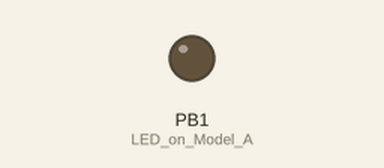
Simulated run of this sketch. Board: ATtiny85, built with avr-gcc and run on an emulated ATtiny85. Parts: output pins drawn as LEDs (lit = HIGH).

Above: at 1.4 s.
Timing chart, 0 to 3.0 s (numbered marks = the images above):
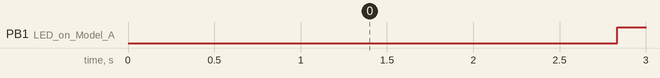

The sketch:

digispark_cmd_as_admin_template.ino
```cpp
// this library allows the board to be recognized as a keyboard
#include "DigiKeyboard.h"

void setup() {
  // put your setup code here, to run once:
  pinMode(1, OUTPUT); //LED on Model A
}

// https://0x00sec.org/t/a-complete-beginner-friendly-guide-to-the-digispark-badusb/8002
void loop() {
    // calling the sendKeyStroke() function with 0 starts the script, it cancels the effect of all keys that are already being pressed at the time of execution to avoid conflicts
    DigiKeyboard.sendKeyStroke(0);
    // waits before sending any other key strokes
    DigiKeyboard.delay(250);
    // Run as admin cmd
    DigiKeyboard.sendKeyStroke(KEY_R, MOD_GUI_LEFT); // presses <WINDOWS> + R
    DigiKeyboard.delay(500);
    DigiKeyboard.println("powershell Start-Process cmd -Verb runAs");
    DigiKeyboard.delay(1500);
    DigiKeyboard.sendKeyStroke(KEY_Y, MOD_ALT_LEFT);
    DigiKeyboard.delay(500);

    // Acties
    while (true)
    {
      // put your main code here, to run repeatedly:
      digitalWrite(1, HIGH);
      delay(500);               // wait for a second
      digitalWrite(1, LOW);
      delay(500);               // wait for a second
    }
}
```

Measured:
- by itself, PB1 (LED_on_Model_A): alternates HIGH for 0.50 s and LOW for 0.50 s
